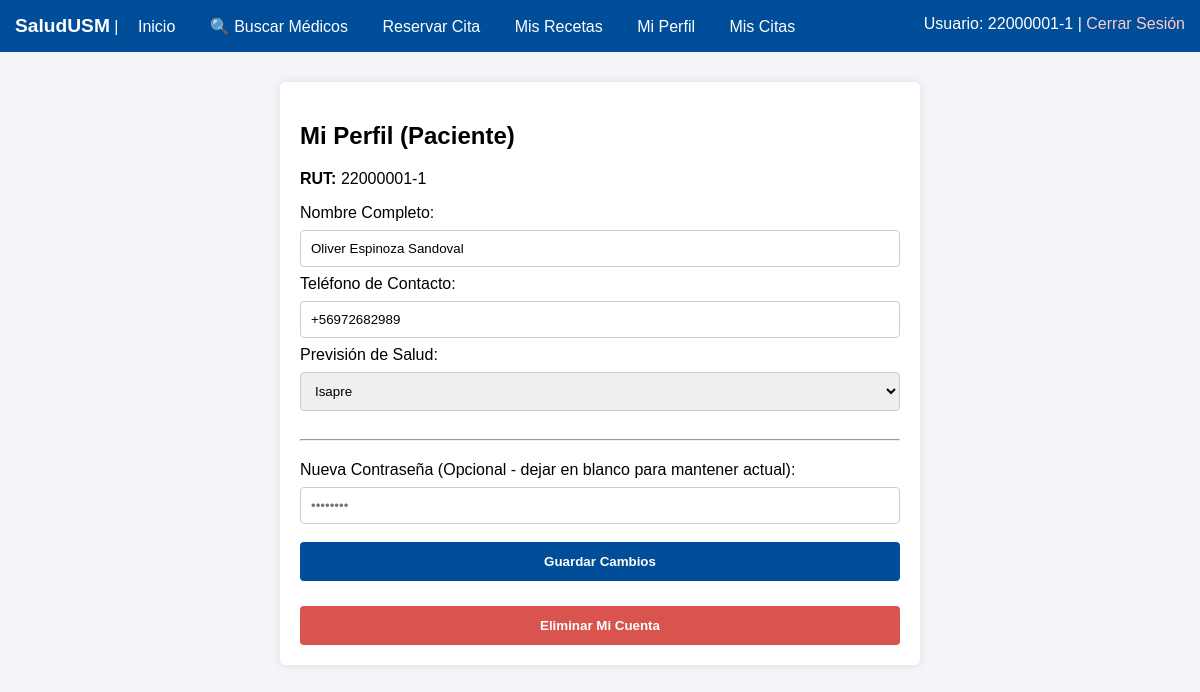
The page /Php/perfil.php (signed in) on the database its author committed.
### tables this page shows
CREATE TABLE IF NOT EXISTS Pacientes (
    rut_pac VARCHAR(10) PRIMARY KEY,
    id_prevision INT NOT NULL,
    Nombre_pac VARCHAR(100) NOT NULL,
    fecha_de_nacimiento DATE NOT NULL,
    sexo VARCHAR(15) NOT NULL,
    telefono_de_contacto VARCHAR(15) NOT NULL,
    CONSTRAINT FK_Pacientes_Prevision FOREIGN KEY (id_prevision) 
        REFERENCES Prevision_de_salud(id_prevision) ON UPDATE CASCADE
);

CREATE TABLE IF NOT EXISTS Prevision_de_salud (
    id_prevision INT AUTO_INCREMENT PRIMARY KEY,
    Nombre_prevision VARCHAR(50) NOT NULL UNIQUE
);

### Php/perfil.php (the view, shortened to what this page needs)
<?php
require 'conexion.php';
$rut = $_SESSION['rut'];
$rol = $_SESSION['rol'];
$datos = [];
$previsiones = [];
if ($rol === 'Paciente') {
    $stmt = $pdo->prepare("SELECT * FROM Pacientes WHERE rut_pac = ?");
    $stmt->execute([$rut]);
    $datos = $stmt->fetch(PDO::FETCH_ASSOC);
    $previsiones = $pdo->query("SELECT * FROM Prevision_de_salud")->fetchAll(PDO::FETCH_ASSOC);
} elseif ($rol === 'Medico') {
    $stmt = $pdo->prepare("SELECT * FROM Medicos WHERE rut_med = ?");
    $stmt->execute([$rut]);
    $datos = $stmt->fetch(PDO::FETCH_ASSOC);
}
?>
<!DOCTYPE html>
<html>
<head>
</head>
<body>
    <?php include 'navbar.php'; ?>
    <div class="container">
        <h2>Mi Perfil (<?php echo $rol; ?>)</h2>
        <p><strong>RUT:</strong> <?php echo $rut; ?></p>
        <form method="POST" action="">
            <?php if ($rol === 'Paciente' && $datos): ?>
                <label>Nombre Completo:</label>
                <input type="text" name="nombre" value="<?php echo htmlspecialchars($datos['Nombre_pac']); ?>" required>
                <label>Teléfono de Contacto:</label>
                <input type="text" name="telefono" value="<?php echo htmlspecialchars($datos['telefono_de_contacto']); ?>" required>
                <label>Previsión de Salud:</label>
                <select name="id_prevision" required>
                    <?php foreach($previsiones as $p): ?>
                        <option value="<?php echo $p['id_prevision']; ?>" <?php if($datos['id_prevision'] == $p['id_prevision']) echo 'selected'; ?>>
                            <?php echo $p['Nombre_prevision']; ?>
                        </option>
                    <?php endforeach; ?>
                </select>
            <?php elseif ($rol === 'Administrador'): ?>
                <p>Eres un usuario Administrador. Tu cuenta de gestión no contiene datos médicos modificables adicionales.</p>
            <?php endif; ?>
            <hr style="margin: 20px 0;">
            <label>Nueva Contraseña (Opcional - dejar en blanco para mantener actual):</label>
            <input type="password" name="clave" placeholder="••••••••">
            <button type="submit" name="actualizar_perfil">Guardar Cambios</button>
        </form>
        <?php if ($rol === 'Paciente'): ?>
            <form method="POST" action="" onsubmit="return confirm('¿Estás seguro de que deseas eliminar tu cuenta permanentemente? Perderás el acceso al portal.');">
                <button type="submit" name="eliminar_cuenta" class="btn-danger">Eliminar Mi Cuenta</button>
            </form>
        <?php endif; ?>
    </div>
</body>
</html>

### Php/perfil.php (style rules this page uses)
body { font-family: Arial, sans-serif; margin: 0; background: #f4f4f9; }
.container { padding: 20px; max-width: 600px; margin: auto; background: white; margin-top: 30px; border-radius: 5px; box-shadow: 0 0 10px rgba(0,0,0,0.1); }
input, select { width: 100%; padding: 10px; margin: 8px 0; box-sizing: border-box; border: 1px solid #ccc; border-radius: 4px; }
button { background-color: #004d99; color: white; padding: 12px; border: none; cursor: pointer; width: 100%; font-weight: bold; border-radius: 4px; margin-top: 10px; }
.btn-danger { background-color: #d9534f; margin-top: 25px; }

### rows shown on the page
pacientes: nombre "Oliver Espinoza Sandoval", telefono "+56972682989", id_prevision "Isapre"

### other values the page prints
$_SESSION['rut'] "22000001-1"
$rol "Paciente"
$rut "22000001-1"
